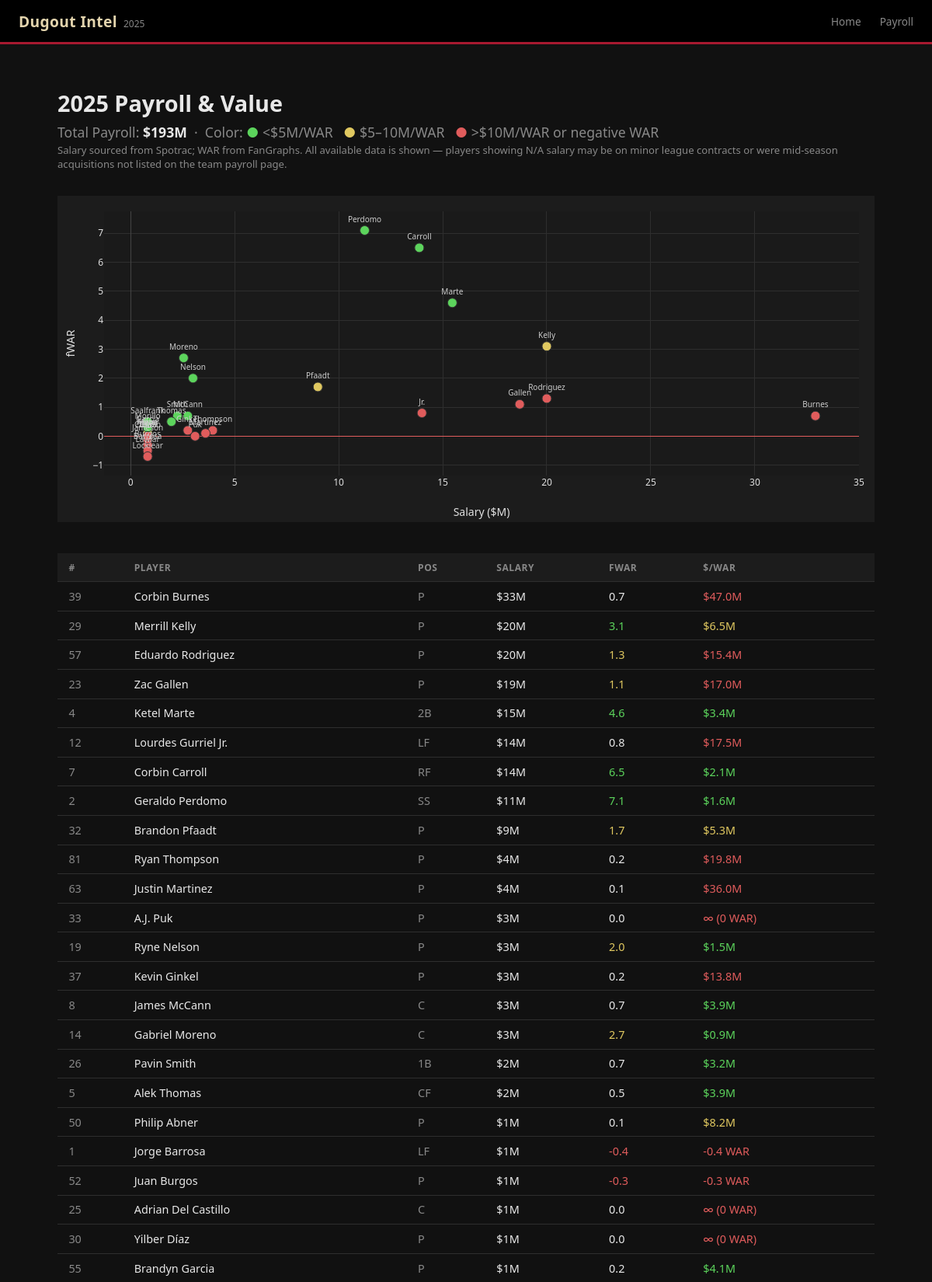
Page /payroll (upper part) on the committed database.
### tables this page shows
CREATE TABLE player_value (
    player_id       INTEGER,
    season          INTEGER,
    war             REAL,
    salary          INTEGER,        -- annual value in dollars
    dollars_per_war REAL,
    PRIMARY KEY (player_id, season)
);

CREATE TABLE "players" (
"player_id" INTEGER,
  "full_name" TEXT,
  "jersey_number" INTEGER,
  "position" TEXT,
  "position_type" TEXT,
  "status" TEXT,
  "season" INTEGER
);

### app/app.py (the view)
@app.route("/payroll")
def payroll():
    players = query("""
        SELECT p.player_id, p.full_name, p.position, p.position_type,
               p.jersey_number,
               v.war, v.salary, v.dollars_per_war
        FROM players p
        LEFT JOIN player_value v ON p.player_id = v.player_id AND v.season = 2025
        WHERE p.season = 2025
        ORDER BY v.salary DESC
    """)
    total_salary = sum(p["salary"] for p in players if p["salary"])
    return render_template("payroll.html", players=players, total_salary=total_salary)

### app/app.py (called while the page is built)
@app.before_request
def force_https():
    if request.headers.get("X-Forwarded-Proto") == "http":
        return redirect(request.url.replace("http://", "https://", 1), code=301)

def get_db():
    conn = sqlite3.connect(DB_PATH)
    conn.row_factory = sqlite3.Row
    return conn

def query(sql: str, params: tuple = ()) -> list[dict]:
    conn = get_db()
    rows = conn.execute(sql, params).fetchall()
    conn.close()
    return [dict(r) for r in rows]

### app/templates/payroll.html (shortened to what this page needs)
{% extends "base.html" %}
{% block content %}
<div style="max-width:1100px; margin:2rem auto; padding:0 1.5rem;">
    <div class="payroll-header">
        <h1 style="font-size:1.8rem; margin-bottom:0.25rem;">2025 Payroll &amp; Value</h1>
        <p class="payroll-total">
            Total Payroll: <strong style="color:var(--text);">
                ${{ "{:,.0f}".format(total_salary / 1_000_000) }}M
            </strong>
            &nbsp;·&nbsp; Color: <span style="color:#5cd45c;">●</span> &lt;$5M/WAR &nbsp;
            <span style="color:#e0c860;">●</span> $5–10M/WAR &nbsp;
            <span style="color:#e05c5c;">●</span> &gt;$10M/WAR or negative WAR
        </p>
        <p style="color:var(--text-muted); font-size:0.82rem; margin-top:0.1rem;">
            Salary sourced from <a href="https://www.spotrac.com" style="color:var(--text-muted);">Spotrac</a>; WAR from FanGraphs. All available data is shown — players showing N/A salary may be on minor league contracts or were mid-season acquisitions not listed on the team payroll page.
        </p>
    </div>
    <div id="payroll-chart" style="width:100%; height:420px; margin-bottom:2.5rem;"></div>
    <div class="payroll-table-wrap">
        <table class="payroll-table" id="payroll-tbl">
            <thead>
                <tr>
                    <th onclick="sortTable(0)">#</th>
                    <th onclick="sortTable(1)">Player</th>
                    <th onclick="sortTable(2)">Pos</th>
                    <th onclick="sortTable(3)">Salary</th>
                    <th onclick="sortTable(4)">fWAR</th>
                    <th onclick="sortTable(5)">$/WAR</th>
                </tr>
            </thead>
            <tbody>
                {% for p in players %}
                <tr>
                    <td style="color:var(--text-muted);">{{ p.jersey_number or '—' }}</td>
                    <td>
                        <a href="/{% if p.position_type == 'Pitcher' %}pitcher{% else %}batter{% endif %}/{{ p.player_id }}"
                           style="color:var(--text); text-decoration:none;">
                            {{ p.full_name }}
                        </a>
                    </td>
                    <td style="color:var(--text-muted);">{{ p.position or '—' }}</td>
                    <td data-val="{{ p.salary or 0 }}">
                        {% if p.salary %}
                            ${{ "{:,.0f}".format(p.salary / 1_000_000) }}M
                        {% else %}
                            <span style="color:var(--text-muted);">N/A</span>
                        {% endif %}
                    </td>
                    <td data-val="{{ p.war if p.war is not none else -99 }}">
                        {% if p.war is not none %}
                            <span style="color:{% if p.war >= 3 %}#5cd45c{% elif p.war >= 1 %}#e0c860{% elif p.war >= 0 %}var(--text){% else %}#e05c5c{% endif %}">
                                {{ "%.1f"|format(p.war) }}
                            </span>
                        {% else %}
                            <span style="color:var(--text-muted);">N/A</span>
                        {% endif %}
                    </td>
                    <td data-val="{{ p.dollars_per_war if p.dollars_per_war is not none else (999 if (p.war is none or p.war >= 0) else 998) }}">
                        {% if p.dollars_per_war is not none %}
                            <span style="color:{% if p.dollars_per_war < 5 %}#5cd45c{% elif p.dollars_per_war < 10 %}#e0c860{% else %}#e05c5c{% endif %}">
                                ${{ "%.1f"|format(p.dollars_per_war) }}M
                            </span>
                        {% elif p.war is not none and p.war == 0 %}
                            <span style="color:#e05c5c;" title="0 WAR — infinite cost per win">∞ (0 WAR)</span>
                        {% elif p.war is not none and p.war < 0 %}
                            <span style="color:#e05c5c;" title="Below replacement level">{{ "%.1f"|format(p.war) }} WAR</span>
                        {% elif not p.salary %}
                            <span style="color:var(--text-muted);">No salary data</span>
                        {% else %}
                            <span style="color:var(--text-muted);">N/A</span>
                        {% endif %}
                    </td>
                </tr>
                {% endfor %}
            </tbody>
        </table>
    </div>
</div>
{% endblock %}

### app/templates/base.html (shortened to what this page needs)
<!DOCTYPE html>
<html lang="en">
<head>
    <link rel="stylesheet" href="{{ url_for('static', filename='css/style.css') }}">
</head>
<body>
    <header class="site-header">
        <div class="header-inner">
            <a href="/" class="logo">
                <span class="logo-text">Dugout Intel</span>
                <span class="logo-year">2025</span>
            </a>
            <nav>
                <a href="/">Home</a>
                <a href="/payroll">Payroll</a>
            </nav>
        </div>
    </header>
    <main class="main-content">
        {% block content %}{% endblock %}
    </main>
</body>
</html>

### app/static/css/style.css (style rules this page uses)
:root { --red: #A71930; --red-dark: #7a1224; --red-glow: rgba(167,25,48,0.25); --sand: #E3D4AD; --sand-dim: #b8a882; --black: #000000; --bg: #111111; --bg-card: #1c1c1c; --bg-input: #252525; --bg-hover: #232323; --text: #e8e8e8; --text-muted: #888888; --border: #2e2e2e; --radius: 6px; --font: 'Segoe UI', system-ui, -apple-system, sans-serif; --cell-high: rgba(94,224,94,0.18); --cell-low: rgba(224,92,92,0.18); }
* { box-sizing: border-box; margin: 0; padding: 0; }
body { background: var(--bg); color: var(--text); font-family: var(--font); min-height: 100vh; display: flex; flex-direction: column; }
a { color: var(--sand); text-decoration: none; }
.site-header { background: var(--black); border-bottom: 3px solid var(--red); padding: 0 1.5rem; position: sticky; top: 0; z-index: 100; }
.header-inner { max-width: 1300px; margin: 0 auto; display: flex; align-items: center; gap: 2rem; height: 54px; }
.logo { display: flex; align-items: baseline; gap: 0.5rem; }
.logo-text { font-size: 1.2rem; font-weight: 700; color: var(--sand); letter-spacing: 0.02em; }
.logo-year { font-size: 0.75rem; color: var(--text-muted); }
nav { display: flex; gap: 1.5rem; margin-left: auto; }
nav a { font-size: 0.85rem; color: var(--text-muted); transition: color 0.15s; }
.main-content { max-width: 1300px; margin: 0 auto; padding: 1.5rem 1.5rem 3rem; flex: 1; }
.payroll-header { margin-bottom: 2rem; }
.payroll-total { font-size: 1.1rem; color: var(--text-muted); margin-top: 0.4rem; }
.payroll-table-wrap { overflow-x: auto; margin-bottom: 2rem; }
.payroll-table { width: 100%; border-collapse: collapse; font-size: 0.9rem; }
.payroll-table th { background: var(--bg-card); color: var(--text-muted); padding: 0.6rem 0.9rem; text-align: left; font-size: 0.75rem; text-transform: uppercase; letter-spacing: 0.05em; cursor: pointer; user-select: none; white-space: nowrap; border-bottom: 1px solid var(--border); }
.payroll-table td { padding: 0.55rem 0.9rem; border-bottom: 1px solid var(--border); white-space: nowrap; }

### rows in the picture
player_value: jersey_number "39", full_name "Corbin Burnes", position "P", p.salary/1_000_000 "33", war "0.7", dollars_per_war "47.0"
player_value: jersey_number "29", full_name "Merrill Kelly", position "P", p.salary/1_000_000 "20", war "3.1", dollars_per_war "6.5"
player_value: jersey_number "57", full_name "Eduardo Rodriguez", position "P", p.salary/1_000_000 "20", war "1.3", dollars_per_war "15.4"
player_value: jersey_number "23", full_name "Zac Gallen", position "P", p.salary/1_000_000 "19", war "1.1", dollars_per_war "17.0"
player_value: jersey_number "4", full_name "Ketel Marte", position "2B", p.salary/1_000_000 "15", war "4.6", dollars_per_war "3.4"
player_value: jersey_number "12", full_name "Lourdes Gurriel Jr.", position "LF", p.salary/1_000_000 "14", war "0.8", dollars_per_war "17.5"
player_value: jersey_number "7", full_name "Corbin Carroll", position "RF", p.salary/1_000_000 "14", war "6.5", dollars_per_war "2.1"
player_value: jersey_number "2", full_name "Geraldo Perdomo", position "SS", p.salary/1_000_000 "11", war "7.1", dollars_per_war "1.6"
player_value: jersey_number "32", full_name "Brandon Pfaadt", position "P", p.salary/1_000_000 "9", war "1.7", dollars_per_war "5.3"
player_value: jersey_number "81", full_name "Ryan Thompson", position "P", p.salary/1_000_000 "4", war "0.2", dollars_per_war "19.8"
player_value: jersey_number "63", full_name "Justin Martinez", position "P", p.salary/1_000_000 "4", war "0.1", dollars_per_war "36.0"
player_value: jersey_number "33", full_name "A.J. Puk", position "P", p.salary/1_000_000 "3", war "0.0", shows "∞ (0 WAR)"
player_value: jersey_number "19", full_name "Ryne Nelson", position "P", p.salary/1_000_000 "3", war "2.0", dollars_per_war "1.5"
player_value: jersey_number "37", full_name "Kevin Ginkel", position "P", p.salary/1_000_000 "3", war "0.2", dollars_per_war "13.8"
player_value: jersey_number "8", full_name "James McCann", position "C", p.salary/1_000_000 "3", war "0.7", dollars_per_war "3.9"
player_value: jersey_number "14", full_name "Gabriel Moreno", position "C", p.salary/1_000_000 "3", war "2.7", dollars_per_war "0.9"
player_value: jersey_number "26", full_name "Pavin Smith", position "1B", p.salary/1_000_000 "2", war "0.7", dollars_per_war "3.2"
player_value: jersey_number "5", full_name "Alek Thomas", position "CF", p.salary/1_000_000 "2", war "0.5", dollars_per_war "3.9"
player_value: jersey_number "50", full_name "Philip Abner", position "P", p.salary/1_000_000 "1", war "0.1", dollars_per_war "8.2"
player_value: jersey_number "1", full_name "Jorge Barrosa", position "LF", p.salary/1_000_000 "1", war "-0.4"
player_value: jersey_number "52", full_name "Juan Burgos", position "P", p.salary/1_000_000 "1", war "-0.3"
player_value: jersey_number "25", full_name "Adrian Del Castillo", position "C", p.salary/1_000_000 "1", war "0.0", shows "∞ (0 WAR)"
player_value: jersey_number "30", full_name "Yilber Díaz", position "P", p.salary/1_000_000 "1", war "0.0", shows "∞ (0 WAR)"
player_value: jersey_number "55", full_name "Brandyn Garcia", position "P", p.salary/1_000_000 "1", war "0.2", dollars_per_war "4.1"

### other values in the picture
{{ "{:,.0f}".format(total_salary / 1_000_000) }} "193"
